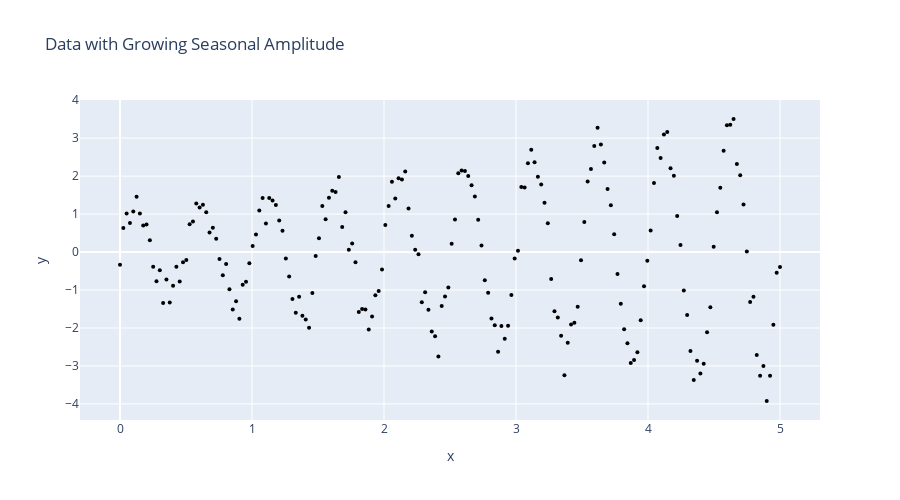

This figure's notebook cell:
### Markdown cell above
### Multiplicative Kernels: When Patterns Interact

Multiplication creates more complex behaviors. A product $k_1 \times k_2$ forces the function to satisfy both kernels' constraints simultaneously. This is useful when one pattern **modulates** another.

For example: imagine seasonal patterns whose amplitude grows over time. A purely additive model can't capture this—the seasonal oscillations would have constant amplitude. A multiplicative kernel can.

Let's create synthetic data with growing seasonal amplitude and model it.

### Code cell
# Create data with growing seasonal amplitude
X_mult = np.linspace(0, 5, 200)[:, None]

# Seasonal pattern with amplitude that grows linearly
amplitude = 1 + 0.5 * X_mult.flatten()
y_mult = amplitude * np.sin(4 * np.pi * X_mult.flatten()) + 0.3 * RNG.standard_normal(200)

df_mult = pl.DataFrame({
    'x': X_mult.flatten(),
    'y': y_mult
})

# Visualize
fig = px.scatter(
    df_mult,
    x='x',
    y='y',
    title='Data with Growing Seasonal Amplitude'
)
fig.update_traces(marker=dict(size=4, color='black'))
fig.update_layout(width=900, height=500)
fig.show()

### Figure 1 — Plotly figure (JSON) as saved in the notebook; plotly's stock layout.template omitted (floating-point values rounded to 4 significant figures; data arrays with more than 128 entries replaced by an {"elided": "..."} marker saying what was removed)
{"data": [{"hovertemplate": "x=%{x}<br>y=%{y}<extra></extra>", "legendgroup": "", "marker": {"color": "black", "size": 4, "symbol": "circle"}, "mode": "markers", "name": "", "orientation": "v", "showlegend": false, "type": "scatter", "x": {"elided": "200 float values"}, "xaxis": "x", "y": {"elided": "200 float values"}, "yaxis": "y"}], "layout": {"height": 500, "legend": {"tracegroupgap": 0}, "title": {"text": "Data with Growing Seasonal Amplitude"}, "width": 900, "xaxis": {"anchor": "y", "domain": [0, 1], "title": {"text": "x"}}, "yaxis": {"anchor": "x", "domain": [0, 1], "title": {"text": "y"}}}}
